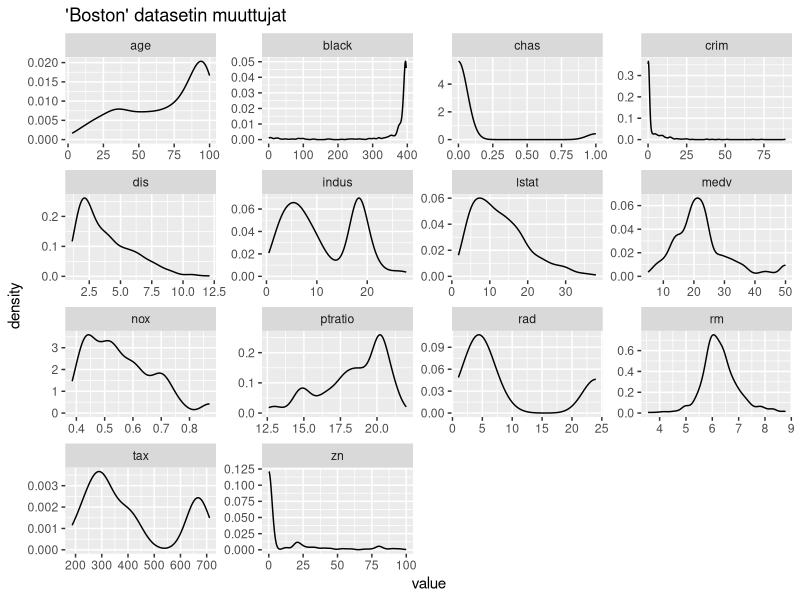
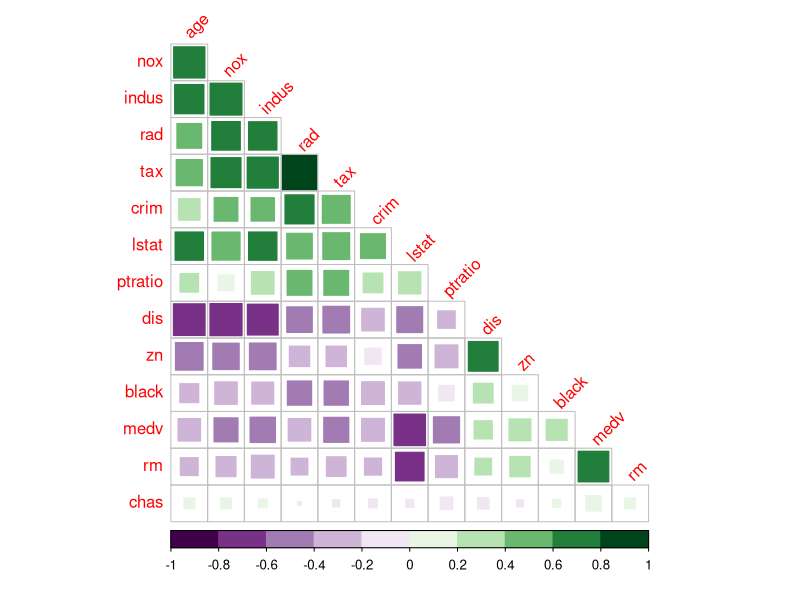
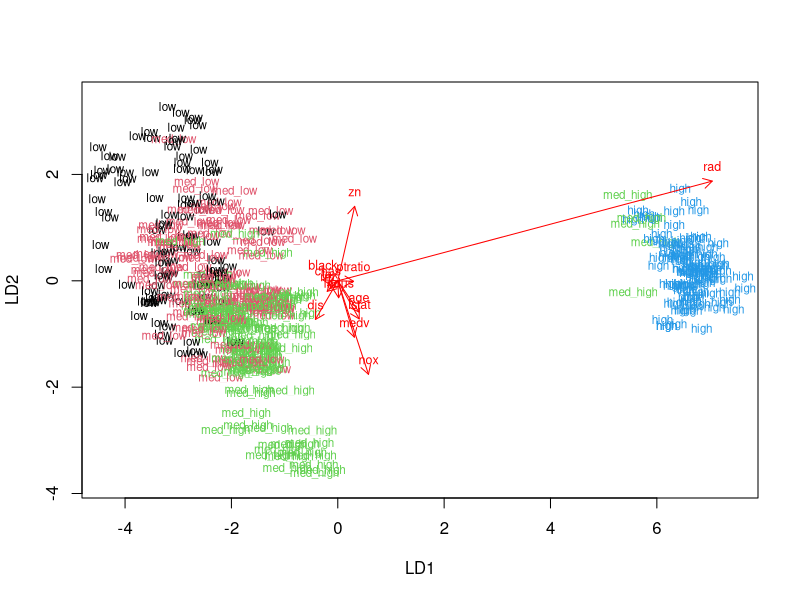
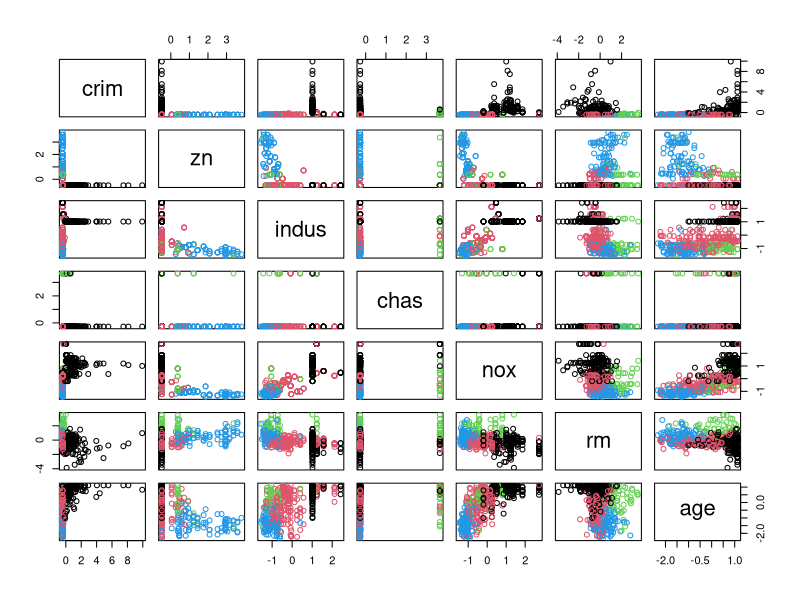
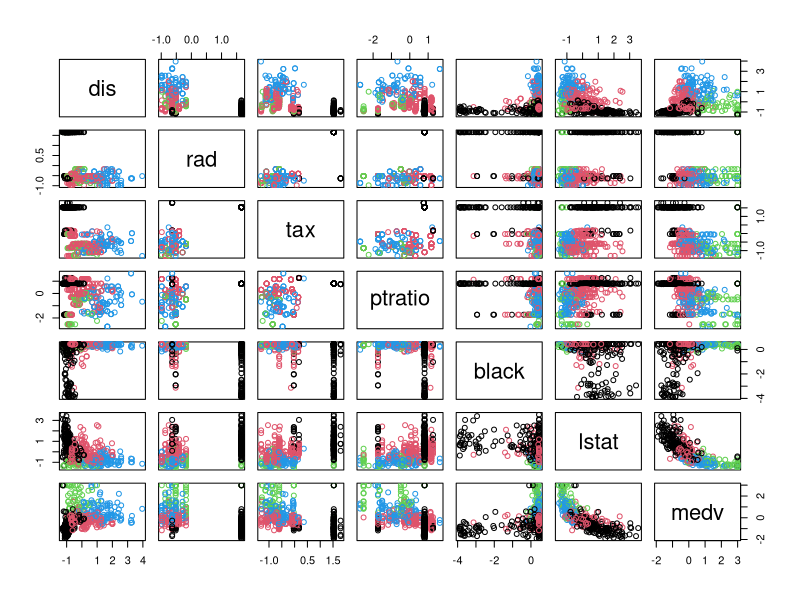
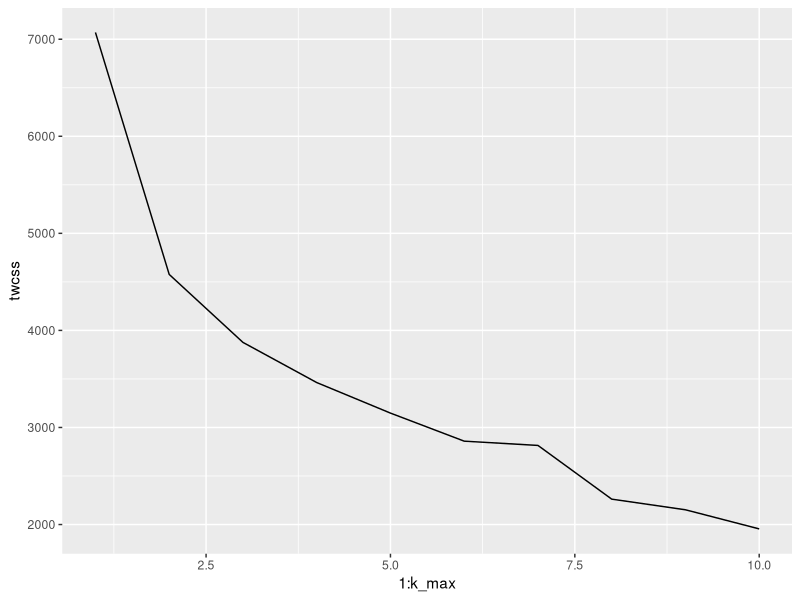
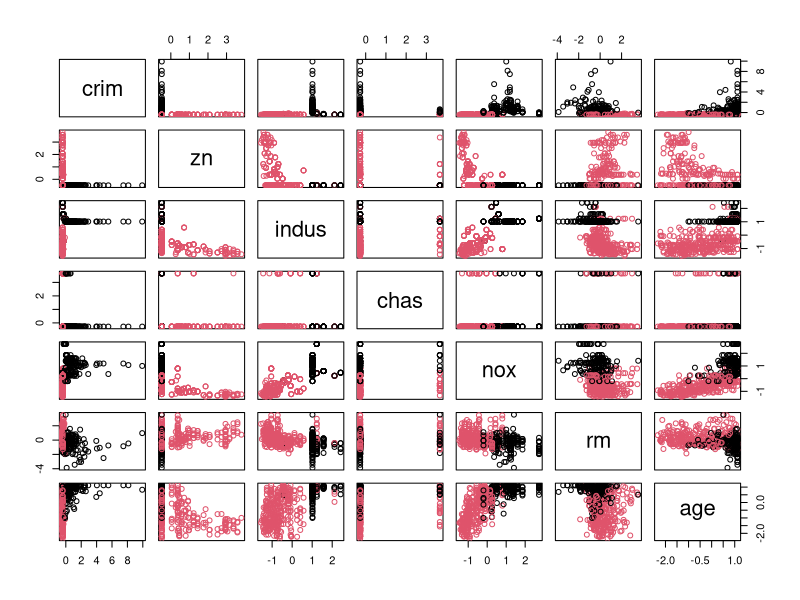
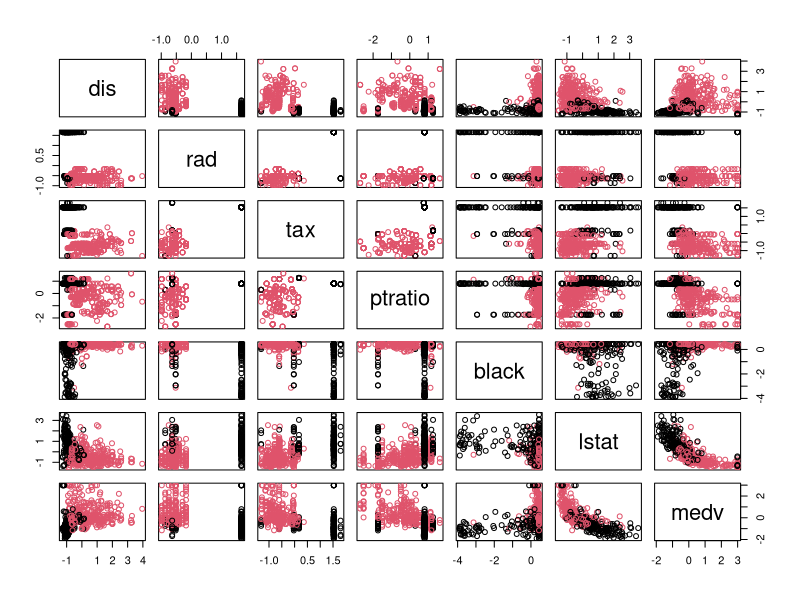

These charts were generated, in order, by the following R code:
## ---- chunk 1
# access the MASS package and all the other libraries needed for this Assignment
library(MASS)
library(dplyr)
library(tidyr)
library(ggplot2)
library(corrplot)

# load the data
data("Boston")

# explore the dataset structure, summary and missing data
str(Boston)
summary(Boston)
sum(is.na(Boston))

## ---- chunk 2
# plots of variables
gather(Boston) %>% ggplot(aes(value)) + 
  geom_density() + 
  facet_wrap("key", scales = "free") + 
  ggtitle("'Boston' datasetin muuttujat")

## ---- chunk 3
# calculate the correlation matrix and round it
cor_matrix <- Boston %>% cor() %>% round(2)

# print the correlation matrix
cor_matrix

# visualize the correlation matrix
library(corrplot)
corrplot(cor_matrix, method="square", order = "AOE", type = "lower", tl.srt = 45, col = COL2("PRGn", 10), diag = FALSE)

## ---- chunk 4
# center and standardize variables 
boston_scaled <- as.data.frame(scale(Boston))
                          
# summaries of the scaled variables
summary(boston_scaled)

## ---- chunk 5
# create a quantile vector of crim 
bins <- quantile(boston_scaled$crim)

# create a categorical variable 'crime'
crime <- cut(boston_scaled$crim, breaks = bins, include.lowest = TRUE, labels = c("low", "med_low", "med_high", "high"))

# remove original crim from the dataset
boston_scaled <- dplyr::select(boston_scaled, -crim)

# add the new categorical value to scaled data
boston_scaled <- data.frame(boston_scaled, crime)

# look at the table of the new factor crime
table(crime)

## ---- chunk 6
# number of rows in the Boston dataset (needed to define 80 % of the rows)
n <- nrow(boston_scaled)

# choose randomly 80% of the rows
ind <- sample(n,  size = n * 0.8)

# create train set
train <- boston_scaled[ind,]

# create test set 
test <- boston_scaled[-ind,]

# save the correct classes from test data
correct_classes <- test$crime

# remove the crime variable from test data
test <- dplyr::select(test, -crime)

## ---- chunk 7
# linear discriminant analysis
lda.fit <- lda(crime ~ ., data = train)

# print the lda.fit object
lda.fit

# the function for lda biplot arrows
lda.arrows <- function(x, myscale = 1, arrow_heads = 0.1, color = "red", tex = 0.75, choices = c(1,2)){
  heads <- coef(x)
  graphics::arrows(x0 = 0, y0 = 0, 
         x1 = myscale * heads[,choices[1]], 
         y1 = myscale * heads[,choices[2]], col=color, length = arrow_heads)
  text(myscale * heads[,choices], labels = row.names(heads), 
       cex = tex, col=color, pos=3)
}

# target classes as numeric
classes <- as.numeric(train$crime)

# plot the lda results 
plot(lda.fit, dimen = 2, col = classes, pch = classes)
lda.arrows(lda.fit, myscale = 2)

## ---- chunk 8
# predict classes with test data
lda.pred <- predict(lda.fit, newdata = test)

# cross tabulate the results
table(correct = correct_classes, predicted = lda.pred$class)

## ---- chunk 9
data("Boston")
# center and standardize variables
boston_scaled2 <- as.data.frame(scale(Boston))

# euclidean distance matrix
dist_eu <- dist(boston_scaled2)

# look at the summary of the distances
summary(dist_eu)

# manhattan distance matrix
dist_man <- dist(boston_scaled2, method="manhattan")

# look at the summary of the distances
summary(dist_man)

## ---- chunk 10
# k-means clustering
km <- kmeans(boston_scaled2, centers = 4)

# plot the Boston dataset with clusters (first 7 variables)
pairs(boston_scaled2[1:7], col = km$cluster)

# plot the Boston dataset with clusters (last 7 variables)
pairs(boston_scaled2[8:14], col = km$cluster)
## ---- chunk 11
set.seed(123)

# determine the number of clusters to be 10
k_max <- 10

# calculate the total within sum of squares
twcss <- sapply(1:k_max, function(k){kmeans(boston_scaled2, k)$tot.withinss})

# visualize the results
qplot(x = 1:k_max, y = twcss, geom = 'line')

## ---- chunk 12
set.seed(123)

# k-means clustering
km <- kmeans(boston_scaled2, centers = 2)

# plot the Boston dataset with clusters (first 7 variables)
pairs(boston_scaled2[1:7], col = km$cluster)
# plot the Boston dataset with clusters (last 7 variables)
pairs(boston_scaled2[8:14], col = km$cluster)

## ---- chunk 13
# Document last knitted:
date()
